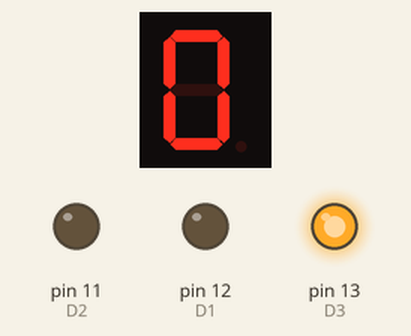
Bench run of a sketch on a simulated Arduino Uno, built with avr-gcc and run on an emulated ATmega328P. Shown: 1-digit seven-segment display, output pins drawn as LEDs (lit = HIGH). Wiring (inferred from the names in the program): 1-digit 7-segment display, segments lit when HIGH: segments pin 2, pin 3, pin 4, pin 5, pin 6, pin 7, pin 8. The segment pins are drawn as the display they are named for; pins used as bus, display or sensor lines are not drawn.

Above: at 0.1 s.
At 8.1 s:
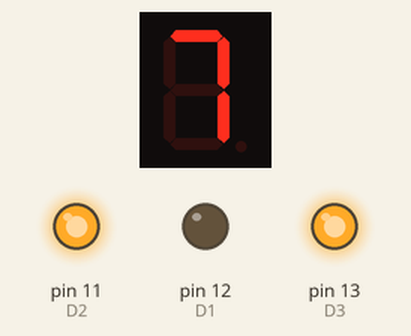
At 17.1 s:
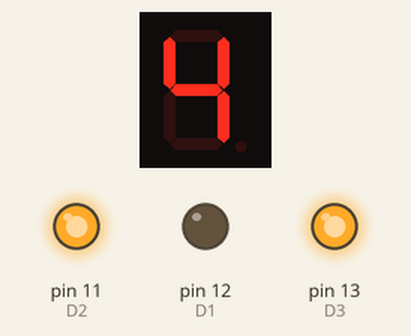
At 34.1 s:
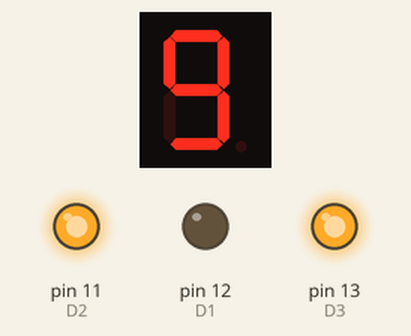
Timing chart, 0 to 38.5 s (numbered marks = the images above):
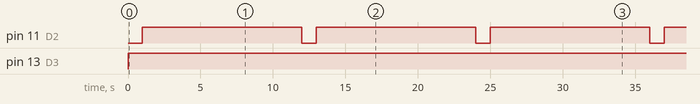

Measured:
- by itself, pin 11 (D2): alternates HIGH for 11.0 s and LOW for 1.0 s
- by itself, pin 13 (D3): LOW → HIGH at 0.00 s
- what the display in image 1 shows lasts 1.0 s, from 8.0 s to 9.0 s

The sketch:

timer_draft_1.ino
```cpp
int pinA = 2;
int pinB = 3;
int pinC = 4;
int pinD = 5;
int pinE = 6;
int pinF = 7;
int pinG = 8;
int D4 = 9;
int D3 = 13;
int D2 = 11;
int D1 = 12;

void display_num(int num) {

  switch(num){

    case 0:
    digitalWrite(pinA, HIGH);
    digitalWrite(pinB, HIGH);
    digitalWrite(pinC, HIGH);
    digitalWrite(pinD, HIGH);
    digitalWrite(pinE, HIGH);
    digitalWrite(pinF, HIGH);
    digitalWrite(pinG, LOW);
    break;

    case 1:
    digitalWrite(pinA, LOW);
    digitalWrite(pinB, HIGH);
    digitalWrite(pinC, HIGH);
    digitalWrite(pinD, LOW);
    digitalWrite(pinE, LOW);
    digitalWrite(pinF, LOW);
    digitalWrite(pinG, LOW);
    break;

    case 2:
    digitalWrite(pinA, HIGH);
    digitalWrite(pinB, HIGH);
    digitalWrite(pinC, LOW);
    digitalWrite(pinD, HIGH);
    digitalWrite(pinE, HIGH);
    digitalWrite(pinF, LOW);
    digitalWrite(pinG, HIGH);
    break;

    case 3:
    digitalWrite(pinA, HIGH);
    digitalWrite(pinB, HIGH);
    digitalWrite(pinC, HIGH);
    digitalWrite(pinD, HIGH);
    digitalWrite(pinE, LOW);
    digitalWrite(pinF, LOW);
    digitalWrite(pinG, HIGH);
    break;

    case 4:
    digitalWrite(pinA, LOW);
    digitalWrite(pinB, HIGH);
    digitalWrite(pinC, HIGH);
    digitalWrite(pinD, LOW);
    digitalWrite(pinE, LOW);
    digitalWrite(pinF, HIGH);
    digitalWrite(pinG, HIGH);
    break;

    case 5:
    digitalWrite(pinA, HIGH);
    digitalWrite(pinB, LOW);
    digitalWrite(pinC, HIGH);
    digitalWrite(pinD, HIGH);
    digitalWrite(pinE, LOW);
    digitalWrite(pinF, HIGH);
    digitalWrite(pinG, HIGH);
    break;

    case 6:
    digitalWrite(pinA, HIGH);
    digitalWrite(pinB, LOW);
    digitalWrite(pinC, HIGH);
    digitalWrite(pinD, HIGH);
    digitalWrite(pinE, HIGH);
    digitalWrite(pinF, HIGH);
    digitalWrite(pinG, HIGH);
    break;

    case 7:
    digitalWrite(pinA, HIGH);
    digitalWrite(pinB, HIGH);
    digitalWrite(pinC, HIGH);
    digitalWrite(pinD, LOW);
    digitalWrite(pinE, LOW);
    digitalWrite(pinF, LOW);
    digitalWrite(pinG, LOW);
    break;

    case 8:
    digitalWrite(pinA, HIGH);
    digitalWrite(pinB, HIGH);
    digitalWrite(pinC, HIGH);
    digitalWrite(pinD, HIGH);
    digitalWrite(pinE, HIGH);
    digitalWrite(pinF, HIGH);
    digitalWrite(pinG, HIGH);
    break;

    case 9:
    digitalWrite(pinA, HIGH);
    digitalWrite(pinB, HIGH);
    digitalWrite(pinC, HIGH);
    digitalWrite(pinD, HIGH);
    digitalWrite(pinE, LOW);
    digitalWrite(pinF, HIGH);
    digitalWrite(pinG, HIGH);
    break;
  }
}

void setup() {
  pinMode(pinA, OUTPUT);
  pinMode(pinB, OUTPUT);
  pinMode(pinC, OUTPUT);
  pinMode(pinD, OUTPUT);
  pinMode(pinE, OUTPUT);
  pinMode(pinF, OUTPUT);
  pinMode(pinG, OUTPUT);
  pinMode(D1, OUTPUT);
  pinMode(D2, OUTPUT);
  pinMode(D3, OUTPUT);
  pinMode(D4, OUTPUT);
}

void loop(){
  for(int d2 = 0; d2<9; d2++){
      digitalWrite(D1, 0);
      digitalWrite(D2, 0);
      digitalWrite(D3, HIGH);
      digitalWrite(D4, HIGH);
      display_num(d2);
      delay(1000);
      for(int d1 = 0; d1<10; d1++){
        digitalWrite(D1, 0);
      digitalWrite(D2, 1);
      digitalWrite(D3, HIGH);
      digitalWrite(D4, HIGH);

        display_num(d1);
        delay(1000);
      }

     delay(1000);
  }
}
```
